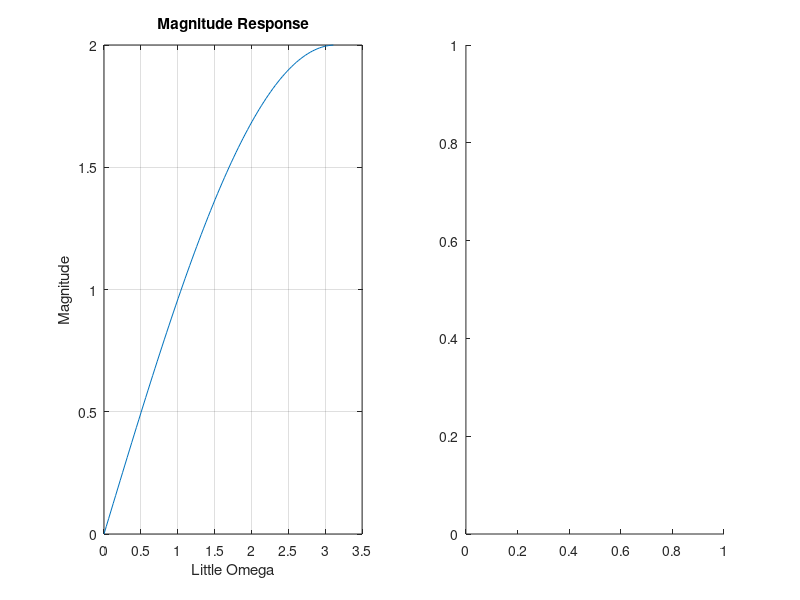

The MATLAB script that drew this image: (Note: this script raises an error after producing the figure.)

%% 2.2
b = [1, -1];
a = [1,0];
N = 100;
[hh,ff] = freqz(b,a,N); 

figure
subplot(1,2,1)
plot(ff,abs(hh))
xlabel('Little Omega')
ylabel('Magnitude')
title('Magnitude Response')
grid on

subplot(1,2,2)
plot(ff,phase(hh))
xlabel('Little Omega')
ylabel('Phase')
title('Phase Response')
grid on

%% Q1(4)
w = linspace(0,pi,100); % omega spacing

Hw = 1- exp(-1j*w); %The transfer function evaluated at z = exp(1j*w)

%let's plot the DTFT
% Very similar output to starter_kit1.m

figure

subplot(1,2,1);
plot(w,abs(Hw));
xlabel('Little Omega');
ylabel('Magnitude');
title('Magnitude Response');
grid on;


subplot(1,2,2);
plot(w,angle(Hw));
xlabel('Little Omega');
ylabel('Phase');
title('Phase Response');
grid on;

%% Q2(3)
w = linspace(-pi,pi,1000)
Hw = 1-2.*exp(-1j*w)+3.*exp(-2j*w)-4.*exp(-3j*w)+4.*exp(-5j*w)-3.*exp(-6j*w)+2.*exp(-7j*w)-exp(-8j*w)
figure

subplot(1,2,1);
plot(w,abs(Hw));
xlabel('Little Omega');
ylabel('Magnitude');
title('Magnitude Response');
grid on;


subplot(1,2,2);
plot(w,angle(Hw));
xlabel('Little Omega');
ylabel('Phase');
title('Phase Response');
grid on;

%% Q2(4)
b = [1,-2,3,-4,0,4,-3,2,-1]
a = [1]
N = 1000
[hh,ff] = freqz(b,a,N) 

figure
subplot(1,2,1)
plot(ff,abs(hh))
xlabel('Little Omega')
ylabel('Magnitude')
title('Magnitude Response')
grid on

subplot(1,2,2)
plot(ff,angle(hh))
xlabel('Little Omega')
ylabel('Phase')
title('Phase Response')
grid on

%% Q3(2)
n = linspace(0,30,31);
h1 = 0.5 / ( exp(1i * pi/2) - 0.5); 
h2 = 0.5 / ( exp(1i * pi/4) - 0.5); 

y1 = 3*cos(pi.*n/2 + angle(h1)) * abs(h1);
y2 = 3*sin(pi.*n/4 + angle(h2)) * abs(h2);
figure
subplot(1,2,1);
plot(y1);
title('hand-calculated y1[n]');
subplot(1,2,2);
plot(y2);
title('hand-calculated y2[n]');

%% Q3(3)
n = linspace(0,30,31);
b = [0, 0.5];
a = [1,-0.5];
x1 = 3*cos(pi.*n/2);
x2 = 3*sin(pi.*n/4);
y1 = filter(b,a,x1);
y2 = filter(b,a,x2);
figure;
subplot(1,2,1);
plot(y1);
axis([0 30 -3 3]);
title('filter function y1[n]');
subplot(1,2,2);
plot(y2);
axis([0 30 -3 3]);
title('filter funtcion y2[n]');

%% Q3(4)
b = [0, 0.5]
a = [1,-0.5]
N = 8
[hh,ff] = freqz(b,a,N) 

figure
subplot(1,2,1)
plot(ff,abs(hh))
xlabel('Little Omega')
ylabel('Magnitude')
title('Magnitude Response')
grid on

subplot(1,2,2)
plot(ff,phase(hh))
xlabel('Little Omega')
ylabel('Phase')
title('Phase Response')
grid on

%% Q4(1)
w=linspace(0,pi,1000)
Hw = 0.2./(1-0.8.*exp(-1j.*w))
figure
subplot(1,2,1)
plot(w,abs(Hw))
xlabel('little Omega')
ylabel('Magnitude')
title('Magnitude Response 0 to pi')

subplot(1,2,2)
plot(w,angle(Hw))
xlabel('little Omega')
ylabel('Phase')
title('Phase Response 0 to pi')

%% Q4(1b)
w=linspace(0,pi/5,1000)
Hw = 0.2./(1-0.8.*exp(-1j.*w))
figure
subplot(1,2,1)
plot(w,abs(Hw))
xlabel('little Omega')
ylabel('Magnitude')
title('Magnitude Response 0 to pi/5')

subplot(1,2,2)
plot(w,angle(Hw))
xlabel('little Omega')
ylabel('Phase')
title('Phase Response 0 to pi/5')
%% Q4(2)
n=linspace(0,1000,1000)
x=cos(n.^2*pi/10000)
figure
plot(x)
title('x[n] for the first 10s')
%% Q4(3)
n=linspace(0,1000,1000)
x=cos(n.^2*pi/10000)
b=[0.2]
a=[1,-0.8]
y=filter(b,a,x)
figure
plot(y)
hold on
w=linspace(0,pi/5,1000)
Hw = 0.2./(1-0.8.*exp(-1j.*w))
plot(abs(Hw))
title('filter() to the input of x[n]')
hold off

%% Q5(1)
t=0:1/8192:1
x=sin(6000*pi.*t+0.5*2000.*t.^2)
figure
plot(t,x)
title('chirp');
sound(x)

%% Q5(4)
t=0:1/8192:10.44
x=sin(6000*pi.*t+0.5*2000.*t.^2)
figure
plot(t,x)
title('aliasing effects at 10.44s')

sound(x)





















